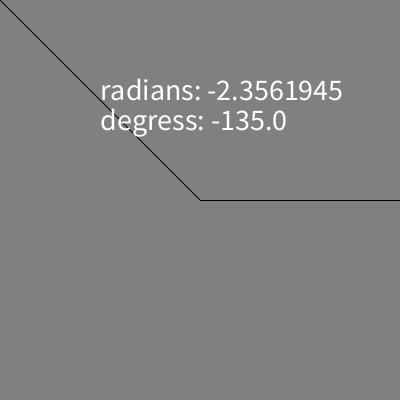
Frame 1 (no input)
Frame 60 (the mouse pressed at the canvas centre just before this capture): identical to frame 1, image omitted
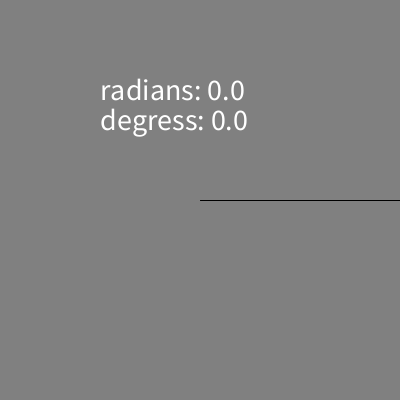
Frame 120 (the mouse held since frame 60 and released just before this capture)

The Processing sketch that drew these frames (run headless with seeded random() and noise(); from frame 60 on, the mouse is pressed at the canvas centre):

// Processing sketch: week05_3_atan2_dy_dx_text_radians_degrees
// ── week05_3_atan2_dy_dx_text_radians_degrees.pde
//week05_3_atan2_dy_dx_text_radians_degrees
//degrees vs. radians 結合week04_01和week05_02
void setup(){
  size(400, 400);
}
void draw(){
  background(128);
  line(200, 200, 400, 200);
  line(200, 200, mouseX, mouseY);
  float dx = mouseX-200, dy = mouseY-200;
  float a = atan2(dy, dx);//神奇的三函式,可找到arc弧的radians
  //atan2()出來的值,介於-PI...+PI中間
  arc( 200, 200, 200, 200, 0, a, PIE);//把算出來的arc radians拿來用
  textSize(30);
  text( "radians: "+a, 100, 100);
  text( "degress: "+ degrees(a), 100, 130);
}
  
